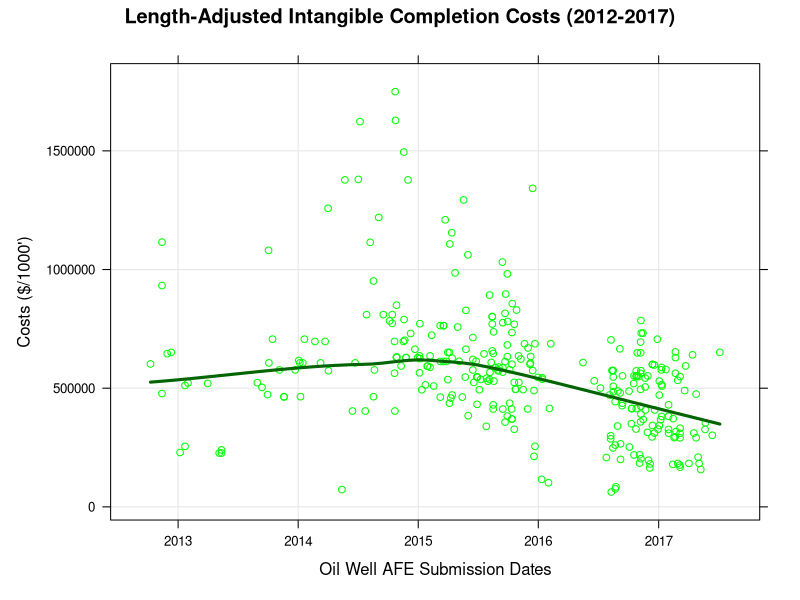

R code for this plot:
library(lattice)
Data <- read.csv("afes.csv", header=TRUE)
str(Data)
Data$new <- Data$IntangibleCompletion / (Data$Length / 1000)
Data$ProductDates <- as.POSIXct(strptime(Data$ProductDates,"%d-%B-%Y"))
regmodel <- lm(new ~ ProductDates, data=Data)
xyplot(new ~ ProductDates, data = Data[order(Data$ProductDates),],
       xlab = "Oil Well AFE Submission Dates",
       ylab = "Costs ($/1000')",
       main = "Length-Adjusted Intangible Completion Costs (2012-2017)",
       grid = TRUE,
       col = c('green'),
       type = c("p", "smooth"), 
       col.line = "darkgreen", 
       lwd = 3
)